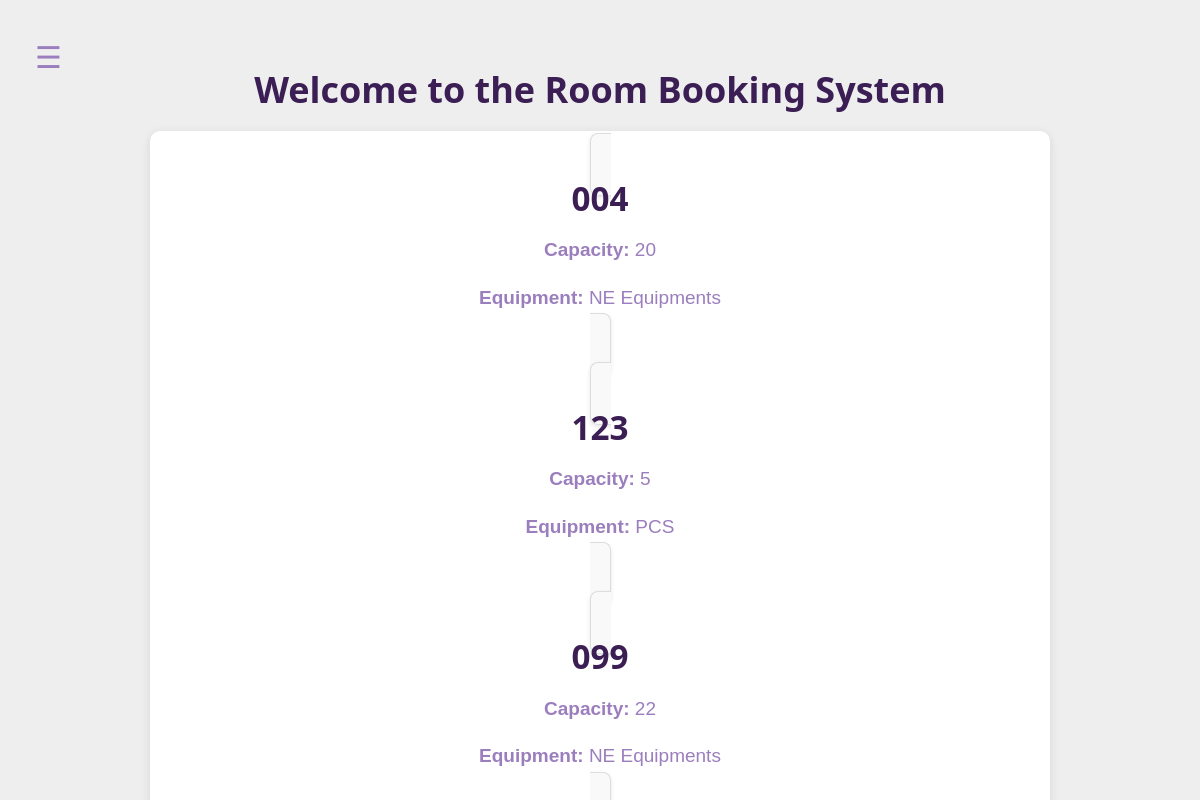
Page /config/home.php (signed in) on the committed database.
### tables this page shows
CREATE TABLE `rooms` (
  `room_id` int(11) NOT NULL,
  `name` varchar(100) NOT NULL,
  `capacity` int(11) NOT NULL,
  `equipment` varchar(255) DEFAULT NULL,
  `created_at` timestamp NOT NULL DEFAULT current_timestamp()
);

### config/home.php (the view, shortened to what this page needs)
<?php
include('db_config.php');
try {
    $query = "SELECT * FROM rooms";
    $stmt = $pdo->prepare($query);
    $stmt->execute();
    $rooms = $stmt->fetchAll(PDO::FETCH_ASSOC);
} catch (Exception $e) {
    $rooms = [];
    $error = "Error fetching rooms: " . $e->getMessage();
}
?>
<!DOCTYPE html>
<html lang="en">
<head>
  <link rel="stylesheet" href="https://cdn.jsdelivr.net/npm/@picocss/pico@2/css/pico.min.css">
    <link rel="stylesheet" href="styles.css">
</head>
<body>
<div class="main-content" id="mainContent">
    <button class="toggle-btn" onclick="toggleSidebar()">&#9776;</button>
    <div class="content-wrapper">
        <header>
            <h1>Welcome to the Room Booking System</h1>
        </header>
        <div class="content-box">
            <div class="container">
                <?php if (!empty($rooms)): ?>
                    <div class="room-list">
                        <?php foreach ($rooms as $room): ?>
                            <div class="room">
                                <a href="room_details.php?room_id=<?php echo $room['room_id']; ?>" class="room-box">
                                    <h2><?php echo htmlspecialchars($room['name']); ?></h2>
                                    <p><strong>Capacity:</strong> <?php echo htmlspecialchars($room['capacity']); ?></p>
                                    <p><strong>Equipment:</strong> <?php echo htmlspecialchars($room['equipment']); ?></p>
                                </a>
                            </div>
                        <?php endforeach; ?>
                    </div>
                <?php else: ?>
                    <p>No rooms are available at the moment.</p>
                    <?php if (!empty($error)) echo "<p>$error</p>"; ?>
                <?php endif; ?>
            </div>
        </div>
    </div>
</div>
</body>
</html>

### config/styles.css (style rules this page uses)
body { font-family: Arial, sans-serif; margin: 0; padding: 0; background-color: #EEEEEE; overflow-x: hidden; overflow-y: hidden; }
.main-content { position: relative; left: 0; transition: left 0.3s ease; padding: 20px; overflow: hidden; height: 100vh; }
.content-wrapper { text-align: center; margin-top: 50px; }
h1 { color: rgb(59, 30, 84); font-size: 36px; }
.content-box { background-color: white; padding: 20px; margin-top: 20px; border-radius: 10px; box-shadow: 0 2px 10px rgba(0, 0, 0, 0.1); max-width: 900px; margin-left: auto; margin-right: auto; }
.room { margin-bottom: 20px; }
.room-box { background-color: #f9f9f9; border: 1px solid #ddd; margin: 10px 0; padding: 20px; text-align: center; border-radius: 8px; box-shadow: 0 2px 4px rgba(0, 0, 0, 0.1); transition: transform 0.3s ease; }
.room h2 { color: rgb(59, 30, 84); }
.room p { color: rgb(155, 126, 189); }
.room a { text-decoration: none; color: #9B7EBD; font-weight: bold; }
.main-content .toggle-btn { font-size: 30px; background: none; border: none; color: #9B7EBD; cursor: pointer; position: fixed; top: 20px; left: 20px; z-index: 1100; padding: 15px; border-radius: 5px; }

### rows in the picture
rooms: name "004", capacity "20", equipment "NE Equipments"
rooms: name "123", capacity "5", equipment "PCS"
rooms: name "099", capacity "22", equipment "NE Equipments"
